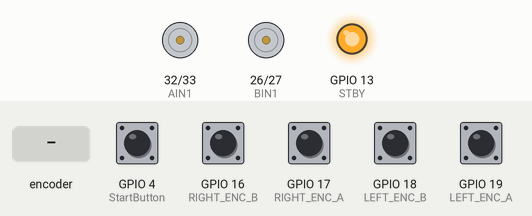
Bench run of a sketch on a simulated ESP32. Shown: motor-driver pin pairs drawn as motors (green arrow = first pin HIGH = forward, orange = second pin HIGH = backward, longer = more drive, scaled by the enable pin, stopped while the standby pin is LOW), output pins drawn as LEDs (lit = HIGH). Inputs (shaded band) come from the test bench; at power-on: GPIO 4 (StartButton), GPIO 16 (RIGHT_ENC_B), GPIO 17 (RIGHT_ENC_A), GPIO 18 (LEFT_ENC_B), GPIO 19 (LEFT_ENC_A) HIGH. What the sketch prints to the serial monitor is not drawn.

Above: at 1.2 s.
1.3 s: GPIO 4 (StartButton) pulled LOW for 0.15 s
At 2.8 s:
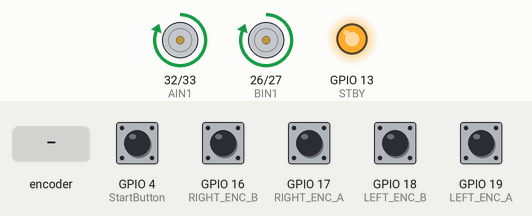
4.4 s: GPIO 19 (LEFT_ENC_A) pulled LOW for 3.2 s
At 4.61 s:
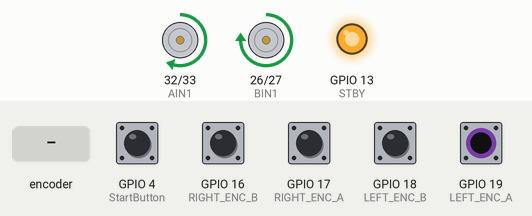
9.1 s: GPIO 19 (LEFT_ENC_A) pulled LOW for 0.15 s
At 10.85 s:
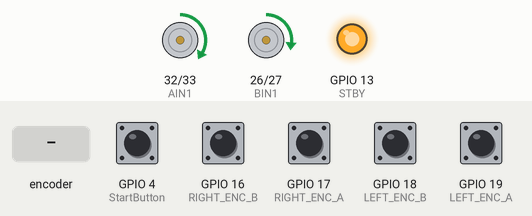
12.2 s: rotary encoder on GPIO 17 (RIGHT_ENC_A) / GPIO 18 (LEFT_ENC_B) turned 1 step (first pin leading)
Timing chart, 0 to 20.0 s (numbered marks = the images above; inputs shaded):
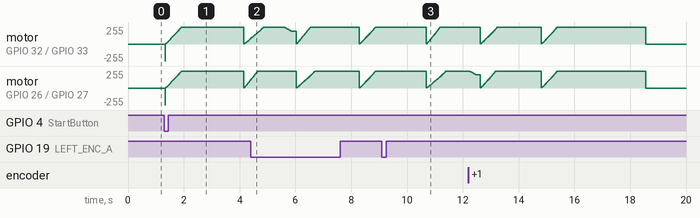

The sketch:

electric_vehicle.ino
```cpp
// ============================================================
//  Science Olympiad Electric Vehicle Controller
//  Hardware : ESP32 DevKit V1, TB6612FNG, 2x N20 1:30 6V
//             360 PPR encoders (after gearbox), 9V battery
// ============================================================

// ─── Pin Definitions ────────────────────────────────────────
#define AIN1 32
#define AIN2 33
#define PWMA 25
#define BIN1 26
#define BIN2 27
#define PWMB 14
#define STBY 13

#define LEFT_ENC_A  19
#define LEFT_ENC_B  18
#define RIGHT_ENC_A 17
#define RIGHT_ENC_B 16

#define StartButton 4

// ─── LEDC (PWM) channels ────────────────────────────────────
#define LEDC_A    0
#define LEDC_B    1
#define LEDC_FREQ 20000
#define LEDC_RES  8       // 8-bit → 0–255

// ─── Physical Constants ─────────────────────────────────────
#define ENCODER_PPR      179.16f   // pulses per rev after gearbox
#define WHEEL_DIAM_MM     41.275f   // *** measure your wheel ***
#define WHEEL_BASE_MM    44.3f   // *** centre-to-centre ***

#define MM_PER_REV        (PI * WHEEL_DIAM_MM)
#define COUNTS_PER_MM     (ENCODER_PPR / MM_PER_REV)

// ─── Gains  (tune in order: KFF → KSP → KDP → KSI → KDI → KST) ────────
//
//  KFF : feedforward scale on speedProfile
//        Start ~1.0, adjust until motor roughly tracks open-loop
//  KSP : proportional on S_Error (speed error)
//  KDP : proportional on D_Error (distance error)
//  KSI : integral on S_Error — eliminates steady-state speed offset
//        Start ~0.0, increase slowly; too large causes oscillation
//  KDI : integral on D_Error — eliminates steady-state distance offset
//        Start ~0.0, increase slowly; too large causes overshoot
//  KST : proportional on steering error (straight segments only)
//
float KFF = 0.5f;   // was 0.7
float KSP = 0.8f;   // was 0.5 — more speed correction
float KDP = 1.2f;   // was 0.8 — more distance correction
float KST = 2.1f;

// ─── Integral windup limit (counts/s equivalent) ────────────
// Prevents integral from growing unbounded during long errors.
// Set to ~20–30% of MAX_SPEED as a starting point.
#define INTEGRAL_LIMIT 80.0f   // tighter — prevents windup fighting battery sag
float KSI = 0.02f;  // back off integral — it's making things worse on weak batteries
float KDI = 0.05f;

// ─── Motion Profile Parameters ──────────────────────────────
float ACCEL_RATE = 1500.0f;    // counts/s²
float DECEL_RATE = 1500.0f;    // counts/s²
float MAX_SPEED  = 1500.0f;   // counts/s — set to measured free-run speed

// ─── Sequence ───────────────────────────────────────────────
// curveDelta = extra counts outer wheel travels vs inner
//   > 0 → right turn,  < 0 → left turn
struct Segment {
  float distanceMM;
  float curveDelta;
  bool  isCurve;
};

// ─── Start Delay ─────────────────────────────────────────────
float START_DELAY_MS = 0.0f;  // *** change this to your desired delay ***
const float trackLen = 0.0f;
const float startEndDist = ((trackLen - 7.0)/2)*1000.0;

// *** EDIT THIS to match your course ***
const Segment SEQUENCE[] = {
  {startEndDist, 0.0, false},
  {1800.0, 0.0, false},
  {800.0, -480.0, true},
  {1200.0, 550.0, true},
  {1350.0, 0.0, false},
  {850.0, 500.0, true},
  {1100.0, -200.0, true},
  {2800.0, 0.0, false},
  {startEndDist, 0.0, false}
};
const int NUM_SEGMENTS = sizeof(SEQUENCE) / sizeof(SEQUENCE[0]);

// ─── Encoder Counts (ISR-updated) ───────────────────────────
volatile long leftCount  = 0;
volatile long rightCount = 0;

// ─── Per-segment state ──────────────────────────────────────
int   segIndex       = 0;
long  segStartLeft   = 0;
long  segStartRight  = 0;
long  segStartTime_us = 0;

// Trapezoidal profile timing (absolute microseconds from segment start)
long  timeEndAccel_us = 0;
long  timeEndConst_us = 0;
long  timeEndDecel_us = 0;

float segMaxSpeed       = 0.0f;
float segTargetCounts   = 0.0f;
float leftTargetCounts  = 0.0f;
float rightTargetCounts = 0.0f;

bool  running = false;

// ─── Integral accumulators (reset each segment) ─────────────
float leftIntegral  = 0.0f;   // ← NEW
float rightIntegral = 0.0f;   // ← NEW

// ─── Control loop timing ────────────────────────────────────
long  prevTime_us    = 0;
long  prevLeftCount  = 0;
long  prevRightCount = 0;

// ═══════════════════════════════════════════════════════════
//  ENCODER ISRs
// ═══════════════════════════════════════════════════════════
void IRAM_ATTR leftEncA_ISR() {
  if (digitalRead(LEFT_ENC_A) == digitalRead(LEFT_ENC_B)) leftCount++;
  else leftCount--;
}
void IRAM_ATTR rightEncA_ISR() {
  if (digitalRead(RIGHT_ENC_A) == digitalRead(RIGHT_ENC_B)) rightCount++;
  else rightCount--;
}

// ═══════════════════════════════════════════════════════════
//  MOTOR DRIVER
// ═══════════════════════════════════════════════════════════
void setMotorA(int pwm) {
  pwm = constrain(pwm, -255, 255);
  if (pwm >= 0) { digitalWrite(AIN1, HIGH); digitalWrite(AIN2, LOW);  }
  else          { digitalWrite(AIN1, LOW);  digitalWrite(AIN2, HIGH); pwm = -pwm; }
  ledcWrite(PWMA, pwm);
}
void setMotorB(int pwm) {
  pwm = constrain(pwm, -255, 255);
  if (pwm >= 0) { digitalWrite(BIN1, HIGH); digitalWrite(BIN2, LOW);  }
  else          { digitalWrite(BIN1, LOW);  digitalWrite(BIN2, HIGH); pwm = -pwm; }
  ledcWrite(PWMB, pwm);
}
void stopMotors() {
  digitalWrite(AIN1, LOW); digitalWrite(AIN2, LOW); ledcWrite(PWMA, 0);
  digitalWrite(BIN1, LOW); digitalWrite(BIN2, LOW); ledcWrite(PWMB, 0);
}

// ═══════════════════════════════════════════════════════════
//  TRAPEZOIDAL PROFILE
//
//  speedProfile(t)  →  S_Profile  [counts/s]
//  distProfile(t)   →  D_Profile  [counts]   via d = v0*t + 0.5*a*t²
//
//  Both are functions of elapsed microseconds since segment start.
// ═══════════════════════════════════════════════════════════
float speedProfile(long t_us) {
  float t  = t_us * 1e-6f;
  float tA =  timeEndAccel_us                         * 1e-6f;
  float tC = (timeEndConst_us - timeEndAccel_us)      * 1e-6f;
  float tD = (timeEndDecel_us - timeEndConst_us)      * 1e-6f;

  if (t <= 0.0f)           return 0.0f;
  if (t <= tA)             return ACCEL_RATE * t;
  if (t <= tA + tC)        return segMaxSpeed;
  if (t <= tA + tC + tD)   return segMaxSpeed - DECEL_RATE * (t - tA - tC);
  return 0.0f;
}

float distProfile(long t_us) {
  float t  = t_us * 1e-6f;
  float tA =  timeEndAccel_us                         * 1e-6f;
  float tC = (timeEndConst_us - timeEndAccel_us)      * 1e-6f;
  float tD = (timeEndDecel_us - timeEndConst_us)      * 1e-6f;

  float dA = 0.5f * ACCEL_RATE * tA * tA;
  float dC = segMaxSpeed * tC;

  if (t <= 0.0f)           return 0.0f;
  if (t <= tA)             return 0.5f * ACCEL_RATE * t * t;
  if (t <= tA + tC)        return dA + segMaxSpeed * (t - tA);
  if (t <= tA + tC + tD) {
    float td = t - tA - tC;
    return dA + dC + segMaxSpeed * td - 0.5f * DECEL_RATE * td * td;
  }
  return dA + dC + (segMaxSpeed * tD - 0.5f * DECEL_RATE * tD * tD);
}

// ═══════════════════════════════════════════════════════════
//  SEGMENT SETUP
// ═══════════════════════════════════════════════════════════
void startSegment(int idx) {
  const Segment &s = SEQUENCE[idx];

  segStartLeft    = leftCount;
  segStartRight   = rightCount;
  segStartTime_us = micros();

  // Reset integral accumulators on each new segment               ← NEW
  leftIntegral  = 0.0f;                                           // ← NEW
  rightIntegral = 0.0f;                                           // ← NEW

  // Per-wheel target counts
  float avgCounts = s.distanceMM * COUNTS_PER_MM;
  leftTargetCounts  = avgCounts + (s.isCurve ?  s.curveDelta * 0.5f : 0.0f);
  rightTargetCounts = avgCounts + (s.isCurve ? -s.curveDelta * 0.5f : 0.0f);
  segTargetCounts   = avgCounts;

  // Peak speed capped for short moves
  segMaxSpeed = min(MAX_SPEED, sqrtf(ACCEL_RATE * segTargetCounts));

  float tA = segMaxSpeed / ACCEL_RATE;
  float tD = segMaxSpeed / DECEL_RATE;
  float dA = 0.5f * ACCEL_RATE * tA * tA;
  float dD = segMaxSpeed * tD - 0.5f * DECEL_RATE * tD * tD;
  float distConst = segTargetCounts - dA - dD;

  if (distConst < 0.0f) {
    // Triangular profile — no constant-speed phase
    segMaxSpeed = sqrtf(segTargetCounts * ACCEL_RATE * DECEL_RATE
                        / (ACCEL_RATE + DECEL_RATE));
    tA = segMaxSpeed / ACCEL_RATE;
    tD = segMaxSpeed / DECEL_RATE;
    distConst = 0.0f;
  }

  float tC = (segMaxSpeed > 0.0f) ? distConst / segMaxSpeed : 0.0f;

  timeEndAccel_us = (long)(tA * 1e6f);
  timeEndConst_us = timeEndAccel_us + (long)(tC * 1e6f);
  timeEndDecel_us = timeEndConst_us + (long)(tD * 1e6f);
}

// ═══════════════════════════════════════════════════════════
//  CONTROL LOOP — called every ~5 ms
//
//  Diagram implementation (now with integral term):
//
//    S_Error = speedProfile(t) − speedActual       [counts/s]
//    D_Error = distProfile(t)  − distActual        [counts]
//
//    P   = KSP * S_Error  +  KDP * D_Error
//    I   = I_Last + KSI * S_Error + KDI * D_Error  ← NEW
//    FF  = KFF * speedProfile(t)
//    PWM = P + I + FF
// ═══════════════════════════════════════════════════════════
void controlLoop() {
  if (!running) return;

  long now_us = micros();
  float dt = (now_us - prevTime_us) * 1e-6f;
  if (dt < 0.001f) return;

  // ── 1. Snapshot encoders ────────────────────────────────
  long lc = leftCount;
  long rc = rightCount;

  // ── 2. Actual speed  [counts/s] ─────────────────────────
  // Replace the two speed lines with a low-pass filter
  static float leftSpeedFilt  = 0.0f;
  static float rightSpeedFilt = 0.0f;
  float alpha = 0.4f;  // 0=frozen, 1=raw — tune between 0.3–0.6
  leftSpeedFilt  = alpha * ((lc - prevLeftCount) / dt) + (1.0f - alpha) * leftSpeedFilt;
  rightSpeedFilt = alpha * ((rc - prevRightCount) / dt) + (1.0f - alpha) * rightSpeedFilt;
  float leftSpeedActual  = leftSpeedFilt;
  float rightSpeedActual = rightSpeedFilt;
  prevLeftCount  = lc;
  prevRightCount = rc;
  prevTime_us    = now_us;

  // ── 3. Elapsed time in segment ──────────────────────────
  long t_us = now_us - segStartTime_us;

  // ── 4. Profile values for average wheel ─────────────────
  float sProfile = speedProfile(t_us);   // S_Profile [counts/s]
  float dProfile = distProfile(t_us);    // D_Profile [counts]

  // ── 5. Scale profiles to each wheel (curve support) ─────
  float leftSProfile  = sProfile;
  float rightSProfile = sProfile;
  float leftDProfile  = dProfile;
  float rightDProfile = dProfile;

  if (SEQUENCE[segIndex].isCurve && segTargetCounts > 0.0f) {
    float lRatio = leftTargetCounts  / segTargetCounts;
    float rRatio = rightTargetCounts / segTargetCounts;
    leftSProfile  = sProfile * lRatio;
    rightSProfile = sProfile * rRatio;
    leftDProfile  = dProfile * lRatio;
    rightDProfile = dProfile * rRatio;
  }

  // ── 6. Actual distance this segment [counts] ────────────
  float leftDistActual  = (float)(lc - segStartLeft);
  float rightDistActual = (float)(rc - segStartRight);

  // ── 7. S_Error and D_Error (diagram signal names) ───────
  float leftSError  = leftSProfile  - leftSpeedActual;
  float rightSError = rightSProfile - rightSpeedActual;

  float leftDError  = leftDProfile  - leftDistActual;
  float rightDError = rightDProfile - rightDistActual;

  // ── 8. P = KSP * S_Error  +  KDP * D_Error ─────────────
  float leftP  = KSP * leftSError  + KDP * leftDError;
  float rightP = KSP * rightSError + KDP * rightDError;

  // ── 9. I = I_Last + KSI * S_Error + KDI * D_Error ──────  ← NEW
  //         (anti-windup: clamp accumulator to ±INTEGRAL_LIMIT)
  leftIntegral  = constrain(leftIntegral  + KSI * leftSError  + KDI * leftDError,
                            -INTEGRAL_LIMIT, INTEGRAL_LIMIT);
  rightIntegral = constrain(rightIntegral + KSI * rightSError + KDI * rightDError,
                            -INTEGRAL_LIMIT, INTEGRAL_LIMIT);

  // ── 10. FF = KFF * speedProfile ─────────────────────────
  float leftFF  = KFF * leftSProfile;
  float rightFF = KFF * rightSProfile;

  // ── 11. PWM = P + I + FF ────────────────────────────────  ← NEW (added I)
  float leftOut  = leftP  + leftIntegral  + leftFF;
  float rightOut = rightP + rightIntegral + rightFF;

  // ── 12. Steering correction (straight segments only) ────
  if (!SEQUENCE[segIndex].isCurve) {
    float steerError = leftDistActual - rightDistActual;
    leftOut  -= KST * steerError;
    rightOut += KST * steerError;
  }

  // ── 13. Drive motors ────────────────────────────────────
  float pwmScale = 255.0f / MAX_SPEED;
  setMotorA((int)(leftOut  * pwmScale));
  setMotorB((int)(rightOut * pwmScale));

  // ── 14. Serial Plotter output ───────────────────────────
  // Plot 1: Speed tracking
  Serial.printf("sPro:%.1f lSpd:%.1f rSpd:%.1f lSErr:%.1f rSErr:%.1f dPro:%.1f lDst:%.1f rDst:%.1f lDErr:%.1f rDErr:%.1f lInt:%.1f rInt:%.1f lP:%.1f rP:%.1f\n",
    sProfile, leftSpeedActual, rightSpeedActual, leftSError, rightSError, dProfile, leftDistActual, rightDistActual, leftDError, rightDError, leftIntegral, rightIntegral, leftP, rightP);

  // Plot 2: Distance tracking (comment Plot 1, uncomment this)
  // Serial.printf("dPro:%.1f lDst:%.1f rDst:%.1f lDErr:%.1f rDErr:%.1f\n",
  //   dProfile, leftDistActual, rightDistActual, leftDError, rightDError);

  // Plot 3: Integral terms (comment others, uncomment this)   ← NEW
  // Serial.printf("lInt:%.1f rInt:%.1f lP:%.1f rP:%.1f\n",
  //   leftIntegral, rightIntegral, leftP, rightP);

  // ── 15. Segment complete check ───────────────────────────
  float avgDistActual = (leftDistActual + rightDistActual) * 0.5f;
  bool  timeUp   = (t_us > timeEndDecel_us + 150000L);
  bool distDone = (avgDistActual >= segTargetCounts * 0.99f)
             && (t_us >= timeEndDecel_us);

  if (timeUp || distDone) {
    segIndex++;
    if (segIndex >= NUM_SEGMENTS) {
      stopMotors();
      running = false;
      Serial.println("=== SEQUENCE COMPLETE ===");
    } else {
      startSegment(segIndex);
    }
  }
}

// ═══════════════════════════════════════════════════════════
//  SETUP
// ═══════════════════════════════════════════════════════════
void setup() {
  Serial.begin(115200);

  pinMode(AIN1, OUTPUT); pinMode(AIN2, OUTPUT);
  pinMode(BIN1, OUTPUT); pinMode(BIN2, OUTPUT);
  pinMode(STBY, OUTPUT); digitalWrite(STBY, HIGH);

  ledcAttach(PWMA, LEDC_FREQ, LEDC_RES);
  ledcAttach(PWMB, LEDC_FREQ, LEDC_RES);
  stopMotors();

  pinMode(LEFT_ENC_A,  INPUT_PULLUP); pinMode(LEFT_ENC_B,  INPUT_PULLUP);
  pinMode(RIGHT_ENC_A, INPUT_PULLUP); pinMode(RIGHT_ENC_B, INPUT_PULLUP);
  attachInterrupt(digitalPinToInterrupt(LEFT_ENC_A),  leftEncA_ISR,  CHANGE);
  attachInterrupt(digitalPinToInterrupt(RIGHT_ENC_A), rightEncA_ISR, CHANGE);

  pinMode(StartButton, INPUT_PULLUP);
  Serial.println("Ready — press button to start.");
}

// ═══════════════════════════════════════════════════════════
//  LOOP
// ═══════════════════════════════════════════════════════════
static bool lastBtn = HIGH;

void loop() {
  bool btn = digitalRead(StartButton);

  if (lastBtn == HIGH && btn == LOW && !running) {
    delay(20);
    delay((int)START_DELAY_MS);  // ← add this line
    leftCount = 0; rightCount = 0;
    segIndex  = 0;
    prevLeftCount = 0; prevRightCount = 0;
    prevTime_us   = micros();
    running = true;
    startSegment(0);
    Serial.println("=== SEQUENCE START ===");
  }
  lastBtn = btn;

  controlLoop();
  delay(5);
}
```
